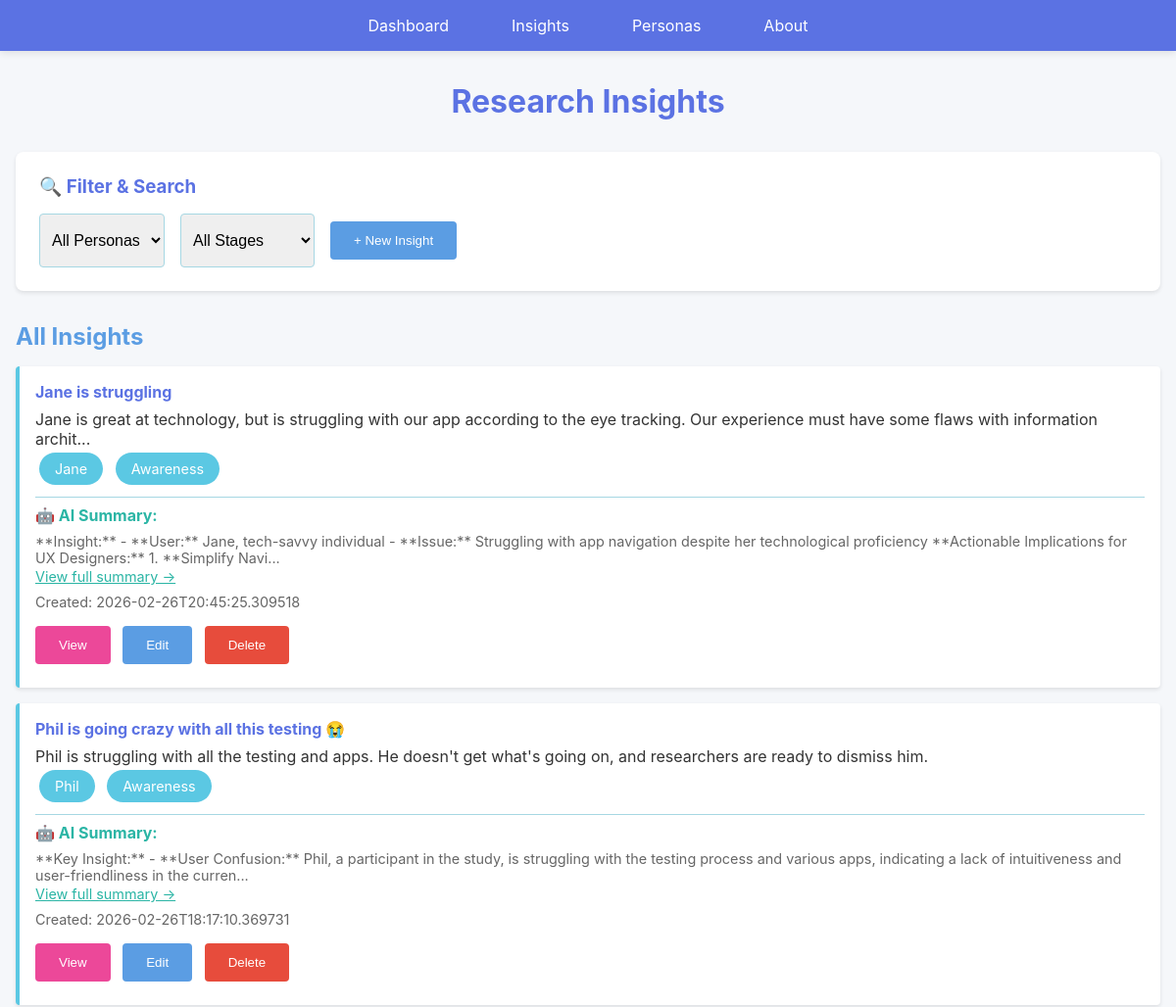
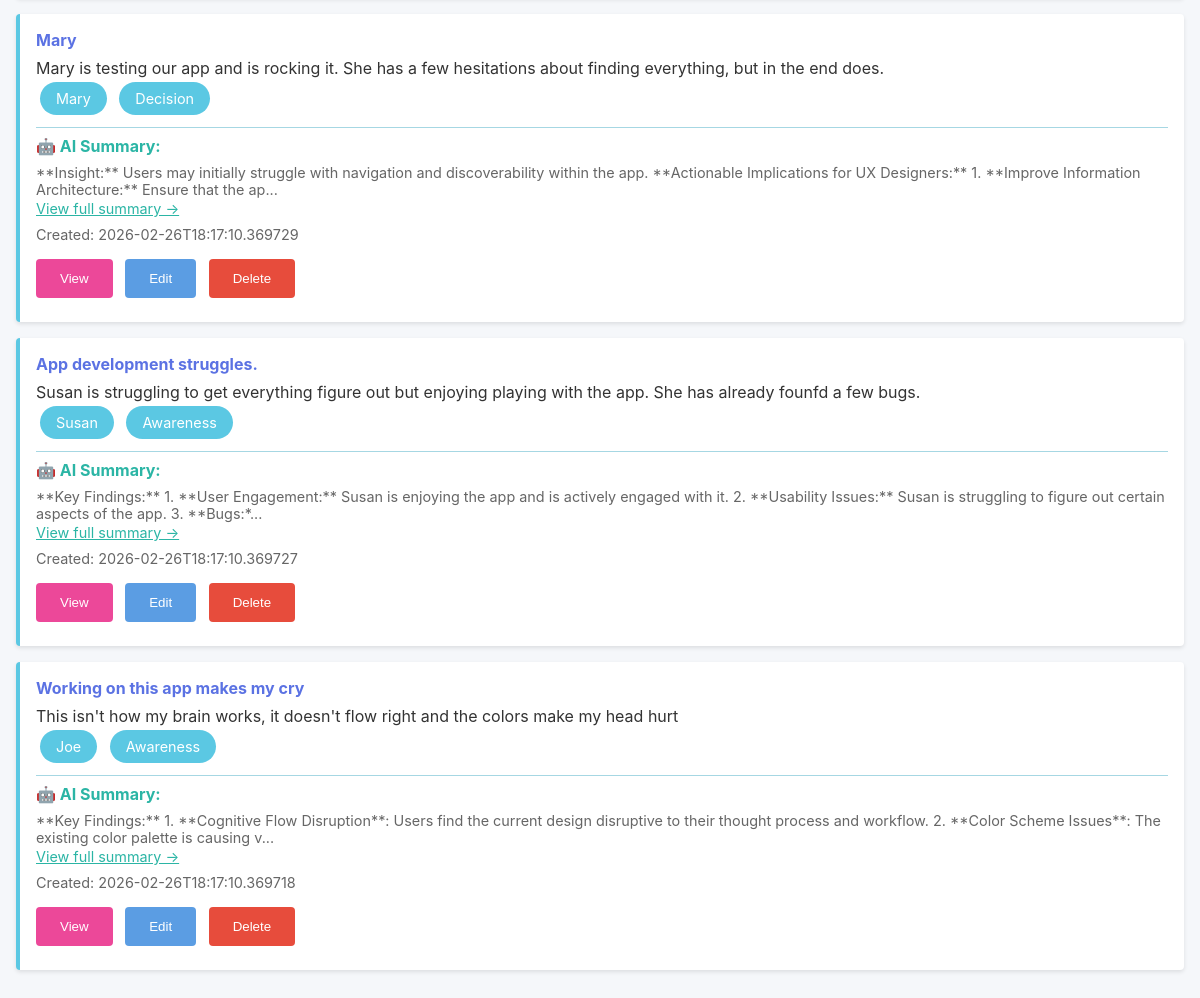
Screenshot of /insights with the database file from the repository (2 pictures, top to bottom).
### models.py (models this page shows, shortened)
class Insight(db.Model):
    __tablename__ = 'insights'
    id = db.Column(db.Integer, primary_key=True)
    title = db.Column(db.String(200), nullable=False)
    description = db.Column(db.Text, nullable=False)
    persona_id = db.Column(db.Integer, db.ForeignKey('personas.id'), nullable=True)
    journey_stage = db.Column(db.String(100), nullable=True)
    timestamp = db.Column(db.DateTime, nullable=False, default=datetime.utcnow)
    ai_summary = db.Column(db.Text, nullable=True)
    def to_dict(self):
        return {
            'id': self.id,
            'title': self.title,
            'description': self.description,
            'persona_id': self.persona_id,
            'persona_name': self.persona.name if self.persona else None,
            'journey_stage': self.journey_stage,
            'timestamp': self.timestamp.isoformat() if self.timestamp else None,
            'ai_summary': self.ai_summary
        }

class Persona(db.Model):
    __tablename__ = 'personas'
    id = db.Column(db.Integer, primary_key=True)
    name = db.Column(db.String(200), nullable=False)
    description = db.Column(db.Text, nullable=False)
    timestamp = db.Column(db.DateTime, nullable=False, default=datetime.utcnow)
    insights = db.relationship('Insight', backref='persona', lazy=True, cascade='all, delete-orphan')
    def to_dict(self):
        return {
            'id': self.id,
            'name': self.name,
            'description': self.description,
            'timestamp': self.timestamp.isoformat() if self.timestamp else None
        }

### web_app.py (the view)
@app.route('/insights')
def insights():
    insights_list = Insight.query.order_by(Insight.timestamp.desc()).all()
    personas_list = Persona.query.all()
    insights_data = [insight.to_dict() for insight in insights_list]
    personas_data = [persona.to_dict() for persona in personas_list]
    return render_template(
        'insights.html',
        colors=COLORS,
        insights=insights_data,
        personas=personas_data
    )

### templates/insights.html (shortened to what this page needs)
{% extends "base.html" %}
{% block content %}
<h1>Research Insights</h1>
<div class="filter-section">
    <h3>🔍 Filter & Search</h3>
    <div class="filter-group">
        <select id="personaFilter" onchange="filterInsights()">
            <option value="">All Personas</option>
        </select>
        <select id="stageFilter" onchange="filterInsights()">
            <option value="">All Stages</option>
        </select>
        <button class="btn btn-secondary" onclick="window.location.href='/insights/new'">+ New Insight</button>
    </div>
</div>
<h2>All Insights</h2>
{% if insights %}
<div class="insights-list">
    {% for insight in insights %}
    <div class="insight-item">
        <h4><a href="/insights/{{ insight.id }}" style="color: var(--royal-blue); text-decoration: none;">{{ insight.title }}</a></h4>
        <p>{{ insight.description[:150] }}{% if insight.description|length > 150 %}...{% endif %}</p>
        {% if insight.persona_id %}
        <span class="chip">{{ insight.persona_name }}</span>
        {% endif %}
        {% if insight.journey_stage %}
        <span class="chip">{{ insight.journey_stage }}</span>
        {% endif %}
        {% if insight.ai_summary %}
        <div style="margin-top: 0.5rem; padding-top: 0.5rem; border-top: 1px solid var(--soft-blue);">
            <strong style="color: var(--bright-turquoise);">🤖 AI Summary:</strong>
            <p style="font-size: 0.9rem; color: #666; margin-top: 0.5rem;">{{ insight.ai_summary[:200] }}{% if insight.ai_summary|length > 200 %}...{% endif %}</p>
            <a href="/insights/{{ insight.id }}" style="color: var(--bright-turquoise); font-size: 0.9rem;">View full summary →</a>
        </div>
        {% else %}
        <div style="margin-top: 0.5rem;">
            <button class="btn btn-ai" onclick="generateSummary('{{ insight.id }}')">Generate AI Summary</button>
        </div>
        {% endif %}
        <div class="meta">Created: {{ insight.timestamp }}</div>
        <div style="margin-top: 0.5rem;">
            <button class="btn btn-view" onclick="window.location.href='/insights/{{ insight.id }}'">View</button>
            <button class="btn btn-secondary" onclick="editInsight('{{ insight.id }}')">Edit</button>
            <button class="btn" onclick="deleteInsight('{{ insight.id }}')" style="background-color: #e74c3c;">Delete</button>
        </div>
    </div>
    {% endfor %}
</div>
{% else %}
<div class="empty-state">
    <p>No insights created yet.</p>
    <button class="btn" onclick="window.location.href='/insights/new'">Create Your First Insight</button>
</div>
{% endif %}
{% endblock %}

### static/style.css (style rules this page uses)
* { margin: 0; padding: 0; box-sizing: border-box; }
body { font-family: -apple-system, BlinkMacSystemFont, 'Segoe UI', Roboto, Oxygen, Ubuntu, Cantarell, sans-serif; background-color: #f5f7fa; color: #333; }
h1 { color: var(--royal-blue); margin-bottom: 2rem; text-align: center; }
h2 { color: var(--medium-blue); margin: 1.5rem 0 1rem 0; }
.btn { background-color: var(--royal-blue); color: white; padding: 0.75rem 1.5rem; border: none; border-radius: 4px; cursor: pointer; transition: background-color 0.3s; margin: 0.5rem 0.5rem 0.5rem 0; }
.btn-secondary { background-color: var(--medium-blue); }
.btn-view { background-color: var(--pink); }
.chip { display: inline-block; background-color: var(--sky-blue); color: white; padding: 0.5rem 1rem; border-radius: 20px; margin: 0.25rem; font-size: 0.9rem; }
.filter-section { background: var(--white); padding: 1.5rem; border-radius: 8px; margin-bottom: 2rem; box-shadow: 0 2px 4px rgba(0,0,0,0.1); }
.filter-section h3 { color: var(--royal-blue); margin-bottom: 1rem; }
.filter-group { display: flex; gap: 1rem; flex-wrap: wrap; }
select, input { padding: 0.5rem; border: 1px solid var(--soft-blue); border-radius: 4px; font-size: 1rem; }
.insights-list, .personas-list { display: grid; grid-template-columns: 1fr; gap: 1rem; }
.insight-item, .persona-item { background: var(--white); padding: 1rem; border-left: 4px solid var(--sky-blue); border-radius: 4px; box-shadow: 0 2px 4px rgba(0,0,0,0.1); }
.insight-item h4, .persona-item h4 { color: var(--royal-blue); margin-bottom: 0.5rem; }
.meta { color: #666; font-size: 0.9rem; margin: 0.5rem 0; }

### rows the page displays
Insight: title "Jane is struggling", description "Jane is great at technology, but is struggling with our app according to the eye tracking. Our experience must have some flaws with information archit", journey_stage "Awareness", ai_summary "**Insight:** - **User:** Jane, tech-savvy individual - **Issue:** Struggling with app navigation despite her technological proficiency **Actionable Implications for UX Designers:** 1. **Simplify Navi"
Persona: persona_name "Jane"
Insight: title "Phil is going crazy with all this testing 😭", description "Phil is struggling with all the testing and apps. He doesn't get what's going on, and researchers are ready to dismiss him.", journey_stage "Awareness", ai_summary "**Key Insight:** - **User Confusion:** Phil, a participant in the study, is struggling with the testing process and various apps, indicating a lack of intuitiveness and user-friendliness in the curren"
Persona: persona_name "Phil"
Insight: title "Mary", description "Mary is testing our app and is rocking it. She has a few hesitations about finding everything, but in the end does.", journey_stage "Decision", ai_summary "**Insight:** Users may initially struggle with navigation and discoverability within the app. **Actionable Implications for UX Designers:** 1. **Improve Information Architecture:** Ensure that the ap"
Persona: persona_name "Mary"
Insight: title "App development struggles.", description "Susan is struggling to get everything figure out but enjoying playing with the app. She has already founfd a few bugs.", journey_stage "Awareness", ai_summary "**Key Findings:** 1. **User Engagement:** Susan is enjoying the app and is actively engaged with it. 2. **Usability Issues:** Susan is struggling to figure out certain aspects of the app. 3. **Bugs:*"
Persona: persona_name "Susan"
Insight: title "Working on this app makes my cry", description "This isn't how my brain works, it doesn't flow right and the colors make my head hurt", journey_stage "Awareness", ai_summary "**Key Findings:** 1. **Cognitive Flow Disruption**: Users find the current design disruptive to their thought process and workflow. 2. **Color Scheme Issues**: The existing color palette is causing v"
Persona: persona_name "Joe"

### other values shown
{{ insight.timestamp }} "2026-02-26T20:45:25.309518" "2026-02-26T18:17:10.369731" "2026-02-26T18:17:10.369729" "2026-02-26T18:17:10.369727" "2026-02-26T18:17:10.369718"
